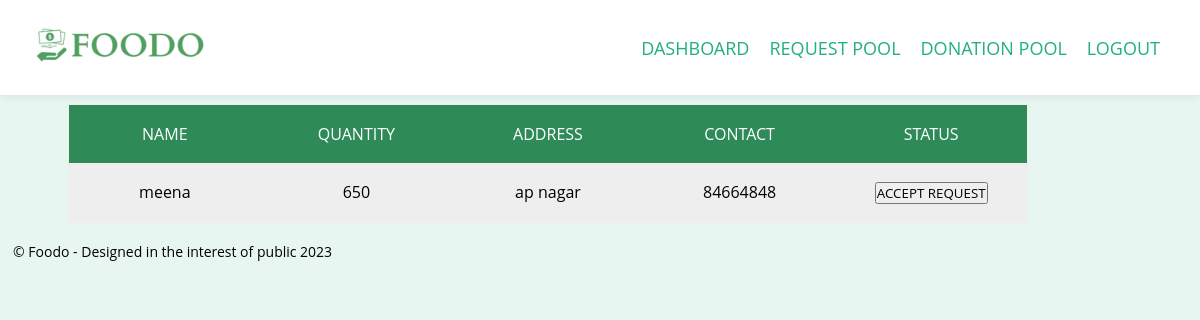
The page /Requestlist (signed in) on the database its author committed.
### tables this page shows
CREATE TABLE Requests (requestid INTEGER PRIMARY KEY ,name TEXT,quantity TEXT, location TEXT,contact TEXT,uid TEXT,donorid TEXT,status TEXT, FOREIGN KEY(uid) REFERENCES Users(uid));

### app.py (the view)
@app.route("/Requestlist")
def Requestlist():
    if request.method == 'GET':
        con = sqlite3.connect('database.db')
        try:
            with sqlite3.connect("database.db") as con:
                uid = int(session['uid'])
                cur = con.cursor()
                cur.execute(
                    "SELECT * FROM Requests where donorid IS NULL and uid!=(?)", (str(uid)))
                con.commit()
                requestlist = cur.fetchall()
                msg = "Record successfully added"
        except Exception as e:
            con.rollback()
            msg = str(e)
        finally:
            con.close()
        return render_template('Request.html', requestlist=requestlist)

### templates/Request.html (shortened to what this page needs)
<!DOCTYPE html>
<html>
  <head>
    <link
      rel="stylesheet"
      href="{{ url_for('static', filename='css/style.css') }}"
    />
  </head>
  <div>
    <body>
      <nav class="navbar">
        <div class="nav-container">
          <a href="#" class="nav-logo"
            ><img src="{{ url_for('static', filename='images/Logo2.ico') }}" alt="logo" class="logo"
          /></a>
          <div class="nav-menu">
            <ul class="nav-list">
              <li class="nav-item">
                <a
                  href="{{ url_for('.Dashboard', _anchor='exactlocation') }}"
                  class="nav-link"
                  >DASHBOARD</a
                >
              </li>
              <li class="nav-item">
                <a
                  href="{{ url_for('.Requestlist', _anchor='exactlocation') }}"
                  class="nav-link"
                  >REQUEST POOL</a
                >
              </li>
              <li class="nav-item">
                <a
                  href="{{ url_for('.Donationlist', _anchor='exactlocation') }}"
                  class="nav-link"
                  >DONATION POOL</a
                >
              </li>
              <li class="nav-item">
                <a
                  href="{{ url_for('.homeiu', _anchor='exactlocation') }}"
                  class="nav-link"
                  >LOGOUT</a
                >
              </li>
            </ul>
          </div>
        </div>
      </nav>
      <div>
        <div class="table">
          <div class="table-header">
            <div class="header__item">
              <a id="name" class="filter__link" href="#">Name</a>
            </div>
            <div class="header__item">
              <a id="wins" class="filter__link filter__link--number" href="#"
                >Quantity</a
              >
            </div>
            <div class="header__item">
              <a id="wins" class="filter__link filter__link--number" href="#"
                >Address</a
              >
            </div>
            <div class="header__item">
              <a id="wins" class="filter__link filter__link--number" href="#"
                >Contact</a
              >
            </div>
            <div class="header__item">
              <a id="wins" class="filter__link filter__link--number" href="#"
                > Status</a
              >
            </div>
          </div>
          <div class="table-content">
            {% if requestlist %}
            {% for row in requestlist %}
            <div class="table-row">
              <div class="table-data">{{row[1]}}</div>
              <div class="table-data">{{row[2]}}</div>
              <div class="table-data">{{row[3]}}</div>
              <div class="table-data">{{row[4]}}</div>
              <div class="table-data">
                <div class="signform-btn">
                  <button
                    class="signform-submit-btn-green-req"
                    id="signform-submit-btn-green"
                    type="submit"
                    value="{{row[0]}}"
                  >
                    ACCEPT REQUEST
                  </button>
                </div>
              </div>
            </div>
            {% endfor %}
            {% else %}
            <p style="text-align:center;">No Requests</p>
            {% endif %}
          </div>
        </div>
      </div>
    </body>
    <footer>
      <p>&copy; Foodo - Designed in the interest of public 2023</p>
    </footer>
  </div>
</html>

### static/css/style.css (style rules this page uses)
* { background-color: #008CBA margin: 10px; padding: 0px; box-sizing: border-box; font-family: "Open Sans", sans-serif; }
body { width: 100vw; background: rgba(34, 176, 129, 0.1); background-position: center; background-size: cover; height: 100vh; background-attachment: scroll; }
body, html { overflow-x: hidden; }
a { text-decoration: none; }
::placeholder { color: black; }
footer { font-size: 14px; padding: 5px; text-align: center; position: absolute; }
.navbar { background-color: white; padding: 20px; box-shadow: 0px 0px 10px rgba(0, 0, 0, 0.1); position: fixed; top: 0; left: 0; width: 100%; z-index: 9999; }
.nav-container { display: flex; align-items: center; justify-content: space-between; max-width: 100%; margin: 0 auto; }
.nav-logo .logo { height: 50px; width: 200px; object-fit: cover; }
.nav-menu { display: flex; align-items: center; }
.nav-list { list-style: none; margin: 0; padding: 0; display: flex; }
.nav-item { margin-right: 20px; color: white; }
.nav-link { font-size: 18px; color: #22b081; text-decoration: none; transition: all 0.3s ease-in-out; }
.signform-btn { display: inline-flexbox; }
.table { margin-top: 8%; width: 80%; border: 1px solid #eee; margin-left: 5%; }
.table-header { display: flex; width: 100%; background: #2E8B57; padding: 18px 0; }
.table-row { display: flex; width: 100%; padding: 18px 0; }
.table-row:nth-of-type(odd) { background: #eee; }
.table-data, .header__item { flex: 1 1 20%; text-align: center; }
.header__item { text-transform: uppercase; }
.filter__link { color: white; text-decoration: none; position: relative; display: inline-block; padding-left: 24px; padding-right: 24px; }
.filter__link::after { content: ''; position: absolute; right: -18px; color: white; font-size: 12px; top: 50%; transform: translateY(-50%); }

### rows shown on the page
Requests: name "meena", quantity "650", location "ap nagar", contact "84664848", {{ row[0] }} 6 (drawn)
